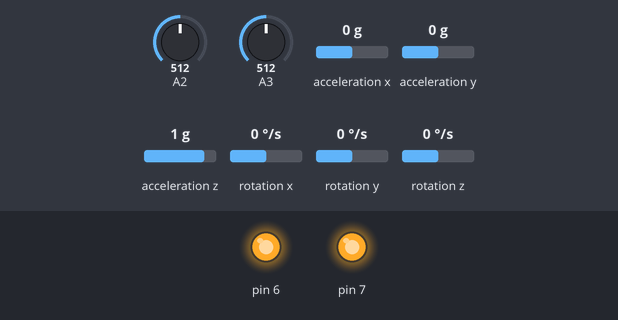
Simulated run of this sketch. Board: Arduino Uno, built with avr-gcc and run on an emulated ATmega328P. Parts: output pins drawn as LEDs (lit = HIGH). Wiring (inferred from the names in the program): MPU-6050 motion sensor at I2C address 0x68. Inputs (shaded band) come from the test bench; at power-on: A2 = 512, A3 = 512, acceleration x 0 g, acceleration y 0 g, acceleration z 1 g, rotation x 0 °/s, rotation y 0 °/s, rotation z 0 °/s. What the sketch prints to the serial monitor is not drawn.

Above: at 0.1 s.
Timing chart, 0 to 1.6 s (numbered marks = the images above):
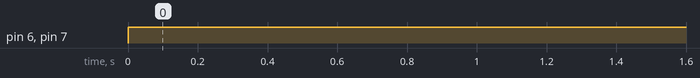

Measured:
- by itself, pin 6, pin 7: LOW → HIGH at 0.00 s

The sketch:

nano_acc_gir.ino
```cpp
// MPU-6050 Short Example Sketch
#include<Wire.h>

const int MPU=0x68;  // I2C address of the MPU-6050
int16_t Ac[3],Gr[3],Tmp,GyX,GyY,GyZ,clic;

void setup(){
  Wire.begin();
  Wire.beginTransmission(MPU);
  Wire.write(0x6B);  // PWR_MGMT_1 register
  Wire.write(0);     // set to zero (wakes up the MPU-6050)
  Wire.endTransmission(true);
  Serial.begin(9600);
  clic =0;
  pinMode(6,OUTPUT);
  pinMode(7,OUTPUT);
}
void loop(){
  digitalWrite(6, HIGH);
  digitalWrite(7, HIGH);
  Wire.beginTransmission(MPU);
  Wire.write(0x3B);  // starting with register 0x3B (ACCEL_XOUT_H)
  Wire.endTransmission(false);
  Wire.requestFrom(MPU,14,true);  // request a total of 14 registers
  int16_t sx = analogRead(2);    // read the input pin
  int16_t dx = analogRead(3);
  Ac[0]=Wire.read()<<8|Wire.read();  // 0x3B (ACCEL_XOUT_H) & 0x3C (ACCEL_XOUT_L)
  Ac[1]=Wire.read()<<8|Wire.read();  // 0x3D (ACCEL_YOUT_H) & 0x3E (ACCEL_YOUT_L)
  Ac[2]=Wire.read()<<8|Wire.read();  // 0x3F (ACCEL_ZOUT_H) & 0x40 (ACCEL_ZOUT_L)
  Tmp=Wire.read()<<8|Wire.read();  // 0x41 (TEMP_OUT_H) & 0x42 (TEMP_OUT_L)
  Gr[0]=Wire.read()<<8|Wire.read();  // 0x43 (GYRO_XOUT_H) & 0x44 (GYRO_XOUT_L)
  Gr[1]=Wire.read()<<8|Wire.read();  // 0x45 (GYRO_YOUT_H) & 0x46 (GYRO_YOUT_L)
  Gr[2]=Wire.read()<<8|Wire.read();  // 0x47 (GYRO_ZOUT_H) & 0x48 (GYRO_ZOUT_L)
  int i;
  for(i=0;i<3;i++)
    Ac[i]=(Ac[i]*9.81)/16384;
  for(i=0;i<3;i++)
    Gr[i]=Gr[i]/131;
  if (sx != 1023 and dx != 1023)
    clic = 0;
  else
  {
    if (sx == 1023)
    {
      for(i=0;sx == 1023;i++)
        sx = analogRead(2);
      if (i >= 600)
       clic = 1;
    }
    else
    {
      for(i=0;dx == 1023;i++)
        dx = analogRead(3);
      if (i >= 800)
        clic = 2;
    }
  }
  /*Serial.print("Accelerometer: ");
  Serial.print("X = "); Serial.print(Ac[0]);
  Serial.print(" | Y = "); Serial.print(Ac[1]);
  Serial.print(" | Z = "); Serial.println(Ac[2]);*/
  Serial.print("S");
  Serial.print(Ac[0]);
  Serial.print(",");
  Serial.print(Ac[1]);
  Serial.print(",");
  Serial.print(clic);
  Serial.print("E");
  delay(200);
  /*Serial.print("Temperature: "); Serial.print(Tmp/340.00+36.53); Serial.println(" C ");
  Serial.print("Gyroscope: ");
  Serial.print("X = "); Serial.print(GyX);
  Serial.print(" | Y = "); Serial.print(GyY);
  Serial.print(" | Z = "); Serial.println(GyZ);
  Serial.println(" ");*/
}
```
